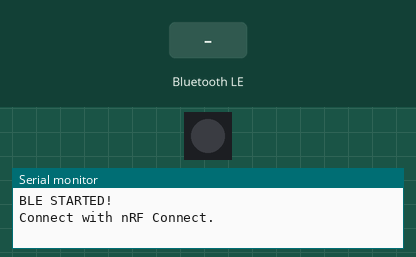
Recording of a sketch running on a simulated ESP32-S3. Shown: 1 RGB LEDs in strip order, left to right, the last lines printed to the serial monitor. The test bench sets the inputs (shaded band). Dim RGB values are drawn brighter than linear; nothing arrives over Bluetooth unless stated; a phone connects over Bluetooth LE 3 s after start.

Above: at 2.2 s.
2.3 s: Bluetooth LE write "R" received
At 3.1 s:
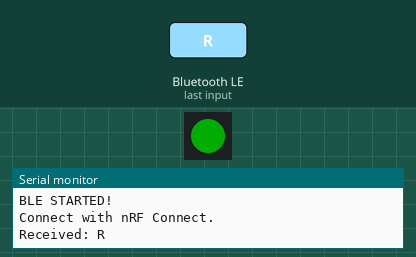
3.8 s: Bluetooth LE write "G" received
At 4.3 s:
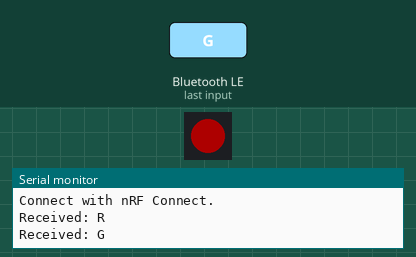
5.3 s: Bluetooth LE write "W" received
At 6.5 s:
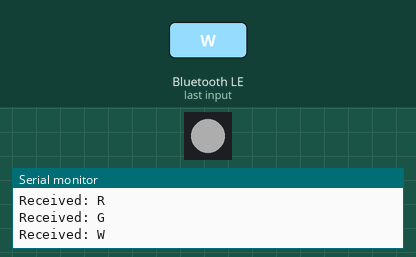
6.8 s: Bluetooth LE write "B" received
At 7.7 s:
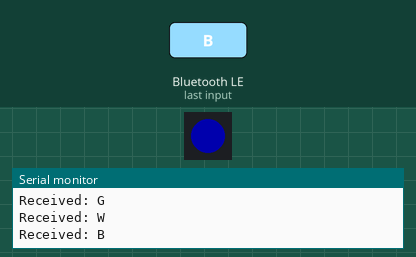
Timing chart, 0 to 9.3 s (numbered marks = the images above; inputs shaded):
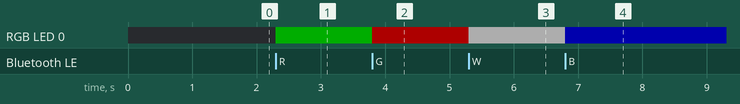

The sketch:

sketch_PART5b.ino
```cpp
#include <BLEDevice.h>
#include <BLEUtils.h>
#include <BLEServer.h>
#include <Adafruit_NeoPixel.h>

#define LED_PIN 38

Adafruit_NeoPixel led(1, LED_PIN, NEO_GRB + NEO_KHZ800);

#define SERVICE_UUID "12345678-1234-1234-1234-1234567890ab"
#define CHARACTERISTIC_UUID "abcdefab-1234-1234-1234-abcdefabcdef"

//const char* ssid = "Zyxel_624621";
//const char* password = "L3773XPU";

class CommandCallbacks : public BLECharacteristicCallbacks {
 void onWrite(BLECharacteristic *pCharacteristic) {
 String value = pCharacteristic->getValue();
 Serial.print("Received: ");
 Serial.println(value);
 if (value == "R") {
 led.setPixelColor(0, led.Color(0, 255, 0));
 }
 else if (value == "G") {
 led.setPixelColor(0, led.Color(255, 0, 0));
 }
 else if (value == "W") {
 led.setPixelColor(0, led.Color(255, 255, 255));
 }
 else if (value == "B") {
 led.setPixelColor(0, led.Color(0, 0, 255));
 }
 else if (value == "O") {
 led.clear();
 }
 led.show();
 }

};

void setup()
{
  Serial.begin(115200);
  delay(1000);

  led.begin();
  led.setBrightness(50);
  led.clear();
  led.show();

  BLEDevice::init("My-ESP32-S3");
  BLEServer *pServer=BLEDevice::createServer();
  BLEService *pService = pServer->createService(SERVICE_UUID);

  BLECharacteristic *pCharacteristic =
  pService->createCharacteristic(CHARACTERISTIC_UUID, BLECharacteristic::PROPERTY_WRITE);

  pCharacteristic->setCallbacks(new CommandCallbacks());
  pService->start();

  BLEAdvertising *pAdvertising =
  BLEDevice::getAdvertising();
  pAdvertising->addServiceUUID(SERVICE_UUID);
  pAdvertising->start();

  Serial.println("BLE STARTED!");
  Serial.println("Connect with nRF Connect.");

}
void loop()
{
  delay(1000);
}
```

Measured:
- after the input at 2.3 s, RGB LED 0: off → RGB(0, 50, 0) at once
- after the input at 3.8 s, RGB LED 0: RGB(0, 50, 0) → RGB(50, 0, 0) at once
- after the input at 5.3 s, RGB LED 0: RGB(50, 0, 0) → RGB(50, 50, 50) at once
- after the input at 6.8 s, RGB LED 0: RGB(50, 50, 50) → RGB(0, 0, 50) at once
